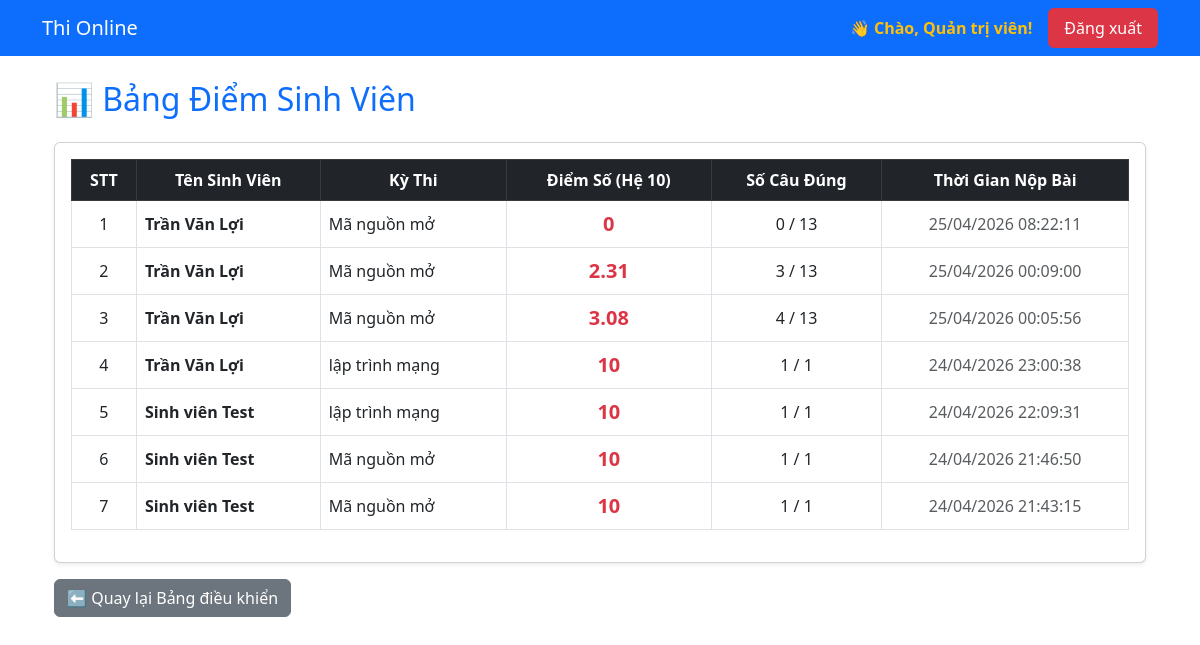
Before: /index.php?page=admin_results (signed in) with the older database file.
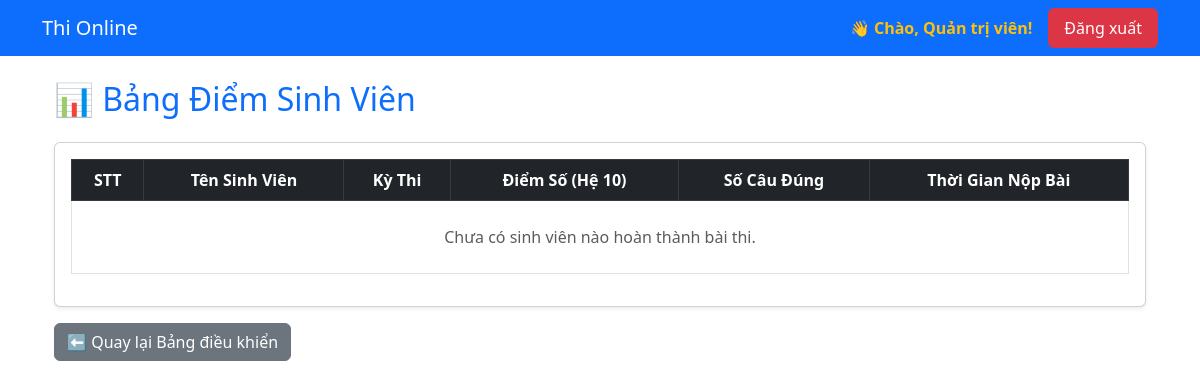
After: the same page with the newer database file.
### tables this page shows
CREATE TABLE `results` (
  `id` int(11) NOT NULL,
  `user_id` int(11) NOT NULL,
  `exam_id` int(11) NOT NULL,
  `score` float NOT NULL,
  `correct_count` int(11) NOT NULL,
  `total_questions` int(11) NOT NULL,
  `completed_at` timestamp NOT NULL DEFAULT current_timestamp()
);

CREATE TABLE `users` (
  `id` int(11) NOT NULL,
  `username` varchar(50) NOT NULL,
  `password` varchar(255) NOT NULL,
  `role` enum('admin','student') DEFAULT 'student',
  `fullname` varchar(100) NOT NULL
);

CREATE TABLE `exams` (
  `id` int(11) NOT NULL,
  `title` varchar(255) NOT NULL,
  `duration` int(11) NOT NULL COMMENT 'Thời gian làm bài (phút)',
  `created_at` timestamp NOT NULL DEFAULT current_timestamp(),
  `max_attempts` int(11) DEFAULT 1 COMMENT 'Số lần làm bài tối đa',
  `start_time` datetime DEFAULT NULL COMMENT 'Thời gian mở đề',
  `end_time` datetime DEFAULT NULL COMMENT 'Thời gian đóng đề'
);

### views/admin/results.php (the view)
<?php
$sql = "SELECT r.*, u.fullname, e.title
        FROM results r
        JOIN users u ON r.user_id = u.id
        JOIN exams e ON r.exam_id = e.id
        ORDER BY r.completed_at DESC";
$stmt = $conn->query($sql);
$results = $stmt->fetchAll();
?>
<div class="container mt-4">
    <h2 class="text-primary mb-4">📊 Bảng Điểm Sinh Viên</h2>
    <div class="card shadow-sm">
        <div class="card-body">
            <table class="table table-bordered table-hover align-middle">
                <thead class="table-dark text-center">
                    <tr>
                        <th>STT</th>
                        <th>Tên Sinh Viên</th>
                        <th>Kỳ Thi</th>
                        <th>Điểm Số (Hệ 10)</th>
                        <th>Số Câu Đúng</th>
                        <th>Thời Gian Nộp Bài</th>
                    </tr>
                </thead>
                <tbody>
                    <?php if (count($results) > 0): ?>
                        <?php $stt = 1; foreach ($results as $row): ?>
                            <tr>
                                <td class="text-center"><?php echo $stt++; ?></td>
                                <td class="fw-bold"><?php echo htmlspecialchars($row['fullname']); ?></td>
                                <td><?php echo htmlspecialchars($row['title']); ?></td>
                                <td class="text-center text-danger fw-bold fs-5"><?php echo $row['score']; ?></td>
                                <td class="text-center"><?php echo $row['correct_count']; ?> / <?php echo $row['total_questions']; ?></td>
                                <td class="text-center text-muted"><?php echo date('d/m/Y H:i:s', strtotime($row['completed_at'])); ?></td>
                            </tr>
                        <?php endforeach; ?>
                    <?php else: ?>
                        <tr>
                            <td colspan="6" class="text-center text-muted py-4">Chưa có sinh viên nào hoàn thành bài thi.</td>
                        </tr>
                    <?php endif; ?>
                </tbody>
            </table>
        </div>
    </div>
    <a href="index.php?page=admin" class="btn btn-secondary mt-3">⬅ Quay lại Bảng điều khiển</a>
</div>

### views/layouts/header.php (shortened to what this page needs)
<!DOCTYPE html>
<html lang="vi">
<head>
    <link href="https://cdn.jsdelivr.net/npm/bootstrap@5.3.0/dist/css/bootstrap.min.css" rel="stylesheet">
</head>
<body>
    <nav class="navbar navbar-expand-lg navbar-dark bg-primary mb-4">
        <div class="container">
            <a class="navbar-brand" href="index.php">Thi Online</a>
            <div class="collapse navbar-collapse">
                <ul class="navbar-nav ms-auto">
                    <?php if (isset($_SESSION['user_id'])): ?>
                        <li class="nav-item">
                            <span class="nav-link text-warning fw-bold">
                                👋 Chào, <?php echo $_SESSION['fullname']; ?>!
                            </span>
                        </li>
                        <li class="nav-item">
                            <a class="nav-link text-white bg-danger rounded px-3 ms-2" href="index.php?page=logout">Đăng xuất</a>
                        </li>
                    <?php else: ?>
                        <li class="nav-item"><a class="nav-link" href="index.php?page=login">Đăng nhập</a></li>
                        <li class="nav-item"><a class="nav-link" href="index.php?page=register">Đăng ký</a></li>
                    <?php endif; ?>
                </ul>
            </div>
        </div>
    </nav>
    <div class="container">

### index.php (shortened to what this page needs)
<?php
require_once 'config/database.php';
require_once 'views/layouts/header.php';
$page = isset($_GET['page']) ? $_GET['page'] : 'home';
if ($page === 'home') {
    if (isset($_SESSION['role'])) {
        if ($_SESSION['role'] === 'admin') {
            echo "<script>window.location.href = 'index.php?page=admin';</script>";
            exit;
        } elseif ($_SESSION['role'] === 'student') {
            echo "<script>window.location.href = 'index.php?page=student_exams';</script>";
            exit;
        }
    }
    echo '<div class="row text-center mt-5">
            <div class="col-md-12">
                <h1 class="text-primary text-uppercase fw-bold">Hệ Thống Thi Trắc Nghiệm & Tự Luận Online</h1>
                <p class="lead">Hỗ trợ đa dạng câu hỏi: Trắc nghiệm, Đúng/Sai, Điền khuyết, Nối từ.</p>
                <a href="index.php?page=login" class="btn btn-primary btn-lg mt-3 fw-bold shadow-sm">👉 Đi tới Đăng Nhập</a>
            </div>
          </div>';
}
elseif ($page === 'login') {
    require_once 'views/auth/login.php';
}
elseif ($page === 'register') {
    require_once 'views/auth/register.php';
}
elseif ($page === 'logout') {
    session_destroy();
    echo "<script>window.location.href = 'index.php?page=login';</script>";
    exit;
}
elseif ($page === 'student_exams') {
    checkStudent();
    require_once 'views/student/exams_list.php';
}
elseif ($page === 'exam_info') {
    checkStudent();
    require_once 'views/student/exam_info.php';
}
elseif ($page === 'admin') {
    checkAdmin();
    require_once 'views/admin/dashboard.php';
}
elseif ($page === 'admin_exams') {
    checkAdmin();
    require_once 'views/admin/exams.php';
}
elseif ($page === 'admin_questions') {
    checkAdmin();
    require_once 'views/admin/questions.php';
}
elseif ($page === 'admin_import_questions') {
    checkAdmin();
    require_once 'views/admin/import_questions.php';
}
elseif ($page === 'admin_results') {
    require_once 'views/admin/results.php';
}
elseif ($page === 'admin_logs') {
    checkAdmin();
    require_once 'views/admin/logs.php';
}
else {
    echo "<div class='container text-center mt-5'><h3 class='text-danger fw-bold'>⚠️ Đường dẫn không tồn tại trên hệ thống!</h3></div>";
}
require_once 'views/layouts/footer.php';
?>

### views/layouts/footer.php (shortened to what this page needs)
</div>
</body>
</html>

Changed rows visible on the page:
removed results: user.fullname "Trần Văn Lợi", exam.title "Mã nguồn mở", score "0", correct_count "0", total_questions "13", completed_at "25/04/2026 08:22:11"
removed results: user.fullname "Trần Văn Lợi", exam.title "Mã nguồn mở", score "2.31", correct_count "3", total_questions "13", completed_at "25/04/2026 00:09:00"
removed results: user.fullname "Trần Văn Lợi", exam.title "Mã nguồn mở", score "3.08", correct_count "4", total_questions "13", completed_at "25/04/2026 00:05:56"
removed results: user.fullname "Trần Văn Lợi", exam.title "lập trình mạng", score "10", correct_count "1", total_questions "1", completed_at "24/04/2026 23:00:38"
removed results: user.fullname "Sinh viên Test", exam.title "lập trình mạng", score "10", correct_count "1", total_questions "1", completed_at "24/04/2026 22:09:31"
removed results: user.fullname "Sinh viên Test", exam.title "Mã nguồn mở", score "10", correct_count "1", total_questions "1", completed_at "24/04/2026 21:46:50"
removed results: user.fullname "Sinh viên Test", exam.title "Mã nguồn mở", score "10", correct_count "1", total_questions "1", completed_at "24/04/2026 21:43:15"
Other visible differences:
text now shown: "Chưa có sinh viên nào hoàn thành bài thi."
